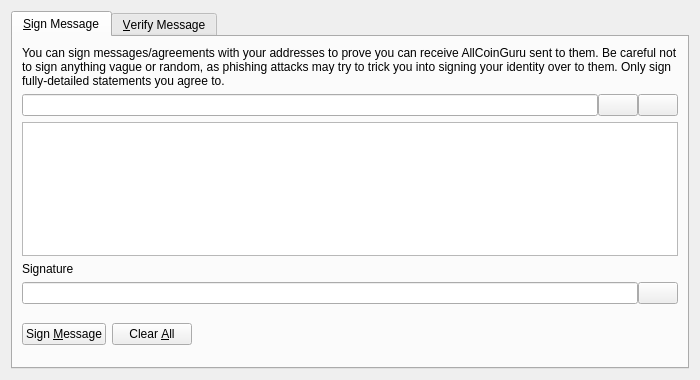
<?xml version="1.0" encoding="UTF-8"?>
<ui version="4.0">
 <class>SignVerifyMessageDialog</class>
 <widget class="QDialog" name="SignVerifyMessageDialog">
  <property name="geometry">
   <rect>
    <x>0</x>
    <y>0</y>
    <width>700</width>
    <height>380</height>
   </rect>
  </property>
  <property name="windowTitle">
   <string>Signatures - Sign / Verify a Message</string>
  </property>
  <property name="modal">
   <bool>true</bool>
  </property>
  <layout class="QVBoxLayout" name="verticalLayout">
   <item>
    <widget class="QTabWidget" name="tabWidget">
     <property name="currentIndex">
      <number>0</number>
     </property>
     <widget class="QWidget" name="tabSignMessage">
      <attribute name="title">
       <string>&amp;Sign Message</string>
      </attribute>
      <layout class="QVBoxLayout" name="verticalLayout_SM">
       <item>
        <widget class="QLabel" name="infoLabel_SM">
         <property name="text">
          <string>You can sign messages/agreements with your addresses to prove you can receive AllCoinGuru sent to them. Be careful not to sign anything vague or random, as phishing attacks may try to trick you into signing your identity over to them. Only sign fully-detailed statements you agree to.</string>
         </property>
         <property name="textFormat">
          <enum>Qt::PlainText</enum>
         </property>
         <property name="wordWrap">
          <bool>true</bool>
         </property>
        </widget>
       </item>
       <item>
        <layout class="QHBoxLayout" name="horizontalLayout_1_SM">
         <property name="spacing">
          <number>0</number>
         </property>
         <item>
          <widget class="QValidatedLineEdit" name="addressIn_SM">
           <property name="toolTip">
            <string>The AllCoinGuru address to sign the message with</string>
           </property>
          </widget>
         </item>
         <item>
          <widget class="QPushButton" name="addressBookButton_SM">
           <property name="toolTip">
            <string>Choose previously used address</string>
           </property>
           <property name="text">
            <string/>
           </property>
           <property name="shortcut">
            <string>Alt+A</string>
           </property>
           <property name="autoDefault">
            <bool>false</bool>
           </property>
          </widget>
         </item>
         <item>
          <widget class="QPushButton" name="pasteButton_SM">
           <property name="toolTip">
            <string>Paste address from clipboard</string>
           </property>
           <property name="text">
            <string/>
           </property>
           <property name="shortcut">
            <string>Alt+P</string>
           </property>
           <property name="autoDefault">
            <bool>false</bool>
           </property>
          </widget>
         </item>
        </layout>
       </item>
       <item>
        <widget class="QPlainTextEdit" name="messageIn_SM">
         <property name="toolTip">
          <string>Enter the message you want to sign here</string>
         </property>
        </widget>
       </item>
       <item>
        <widget class="QLabel" name="signatureLabel_SM">
         <property name="text">
          <string>Signature</string>
         </property>
         <property name="textFormat">
          <enum>Qt::PlainText</enum>
         </property>
        </widget>
       </item>
       <item>
        <layout class="QHBoxLayout" name="horizontalLayout_2_SM">
         <property name="spacing">
          <number>0</number>
         </property>
         <item>
          <widget class="QLineEdit" name="signatureOut_SM">
           <property name="font">
            <font>
             <italic>true</italic>
            </font>
           </property>
           <property name="readOnly">
            <bool>true</bool>
           </property>
          </widget>
         </item>
         <item>
          <widget class="QPushButton" name="copySignatureButton_SM">
           <property name="toolTip">
            <string>Copy the current signature to the system clipboard</string>
           </property>
           <property name="text">
            <string/>
           </property>
           <property name="autoDefault">
            <bool>false</bool>
           </property>
          </widget>
         </item>
        </layout>
       </item>
       <item>
        <layout class="QHBoxLayout" name="horizontalLayout_3_SM">
         <item>
          <widget class="QPushButton" name="signMessageButton_SM">
           <property name="toolTip">
            <string>Sign the message to prove you own this AllCoinGuru address</string>
           </property>
           <property name="text">
            <string>Sign &amp;Message</string>
           </property>
           <property name="autoDefault">
            <bool>false</bool>
           </property>
          </widget>
         </item>
         <item>
          <widget class="QPushButton" name="clearButton_SM">
           <property name="toolTip">
            <string>Reset all sign message fields</string>
           </property>
           <property name="text">
            <string>Clear &amp;All</string>
           </property>
           <property name="autoDefault">
            <bool>false</bool>
           </property>
          </widget>
         </item>
         <item>
          <spacer name="horizontalSpacer_1_SM">
           <property name="orientation">
            <enum>Qt::Horizontal</enum>
           </property>
           <property name="sizeHint" stdset="0">
            <size>
             <width>40</width>
             <height>48</height>
            </size>
           </property>
          </spacer>
         </item>
         <item>
          <widget class="QLabel" name="statusLabel_SM">
           <property name="font">
            <font>
             <weight>75</weight>
             <bold>true</bold>
            </font>
           </property>
           <property name="text">
            <string/>
           </property>
           <property name="wordWrap">
            <bool>true</bool>
           </property>
          </widget>
         </item>
         <item>
          <spacer name="horizontalSpacer_2_SM">
           <property name="orientation">
            <enum>Qt::Horizontal</enum>
           </property>
           <property name="sizeHint" stdset="0">
            <size>
             <width>40</width>
             <height>48</height>
            </size>
           </property>
          </spacer>
         </item>
        </layout>
       </item>
      </layout>
     </widget>
     <widget class="QWidget" name="tabVerifyMessage">
      <attribute name="title">
       <string>&amp;Verify Message</string>
      </attribute>
      <layout class="QVBoxLayout" name="verticalLayout_VM">
       <item>
        <widget class="QLabel" name="infoLabel_VM">
         <property name="text">
          <string>Enter the receiver's address, message (ensure you copy line breaks, spaces, tabs, etc. exactly) and signature below to verify the message. Be careful not to read more into the signature than what is in the signed message itself, to avoid being tricked by a man-in-the-middle attack. Note that this only proves the signing party receives with the address, it cannot prove sendership of any transaction!</string>
         </property>
         <property name="textFormat">
          <enum>Qt::PlainText</enum>
         </property>
         <property name="alignment">
          <set>Qt::AlignLeading|Qt::AlignLeft|Qt::AlignTop</set>
         </property>
         <property name="wordWrap">
          <bool>true</bool>
         </property>
        </widget>
       </item>
       <item>
        <layout class="QHBoxLayout" name="horizontalLayout_1_VM">
         <property name="spacing">
          <number>0</number>
         </property>
         <item>
          <widget class="QValidatedLineEdit" name="addressIn_VM">
           <property name="toolTip">
            <string>The AllCoinGuru address the message was signed with</string>
           </property>
          </widget>
         </item>
         <item>
          <widget class="QPushButton" name="addressBookButton_VM">
           <property name="toolTip">
            <string>Choose previously used address</string>
           </property>
           <property name="text">
            <string/>
           </property>
           <property name="shortcut">
            <string>Alt+A</string>
           </property>
           <property name="autoDefault">
            <bool>false</bool>
           </property>
          </widget>
         </item>
        </layout>
       </item>
       <item>
        <widget class="QPlainTextEdit" name="messageIn_VM"/>
       </item>
       <item>
        <widget class="QValidatedLineEdit" name="signatureIn_VM"/>
       </item>
       <item>
        <layout class="QHBoxLayout" name="horizontalLayout_2_VM">
         <item>
          <widget class="QPushButton" name="verifyMessageButton_VM">
           <property name="toolTip">
            <string>Verify the message to ensure it was signed with the specified AllCoinGuru address</string>
           </property>
           <property name="text">
            <string>Verify &amp;Message</string>
           </property>
           <property name="autoDefault">
            <bool>false</bool>
           </property>
          </widget>
         </item>
         <item>
          <widget class="QPushButton" name="clearButton_VM">
           <property name="toolTip">
            <string>Reset all verify message fields</string>
           </property>
           <property name="text">
            <string>Clear &amp;All</string>
           </property>
           <property name="autoDefault">
            <bool>false</bool>
           </property>
          </widget>
         </item>
         <item>
          <spacer name="horizontalSpacer_1_VM">
           <property name="orientation">
            <enum>Qt::Horizontal</enum>
           </property>
           <property name="sizeHint" stdset="0">
            <size>
             <width>40</width>
             <height>48</height>
            </size>
           </property>
          </spacer>
         </item>
         <item>
          <widget class="QLabel" name="statusLabel_VM">
           <property name="font">
            <font>
             <weight>75</weight>
             <bold>true</bold>
            </font>
           </property>
           <property name="text">
            <string/>
           </property>
           <property name="wordWrap">
            <bool>true</bool>
           </property>
          </widget>
         </item>
         <item>
          <spacer name="horizontalSpacer_2_VM">
           <property name="orientation">
            <enum>Qt::Horizontal</enum>
           </property>
           <property name="sizeHint" stdset="0">
            <size>
             <width>40</width>
             <height>48</height>
            </size>
           </property>
          </spacer>
         </item>
        </layout>
       </item>
      </layout>
     </widget>
    </widget>
   </item>
  </layout>
 </widget>
 <customwidgets>
  <customwidget>
   <class>QValidatedLineEdit</class>
   <extends>QLineEdit</extends>
   <header>qvalidatedlineedit.h</header>
  </customwidget>
 </customwidgets>
 <resources>
  <include location="../allcoinguru.qrc"/>
 </resources>
 <connections/>
</ui>
